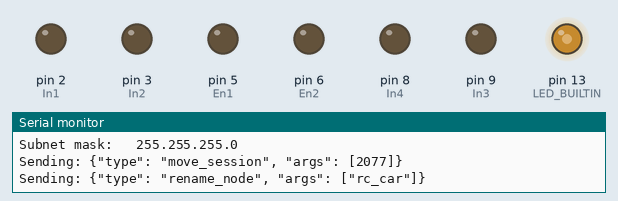
This sketch was run on a simulated Arduino Uno, built for the host (arithmetic inside an expression is 32-bit, double 64-bit). On the bench: output pins drawn as LEDs (lit = HIGH), the last lines printed to the serial monitor. WiFi joins after 1.5 s; servers stay silent unless stated.

Above: at 1.4 s.
At 2.9 s:
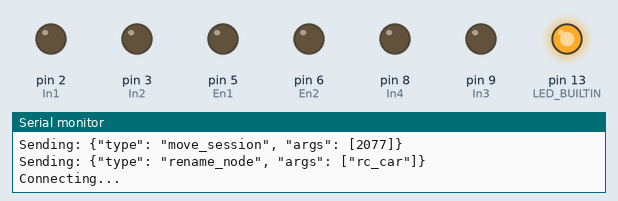
At 4.45 s:
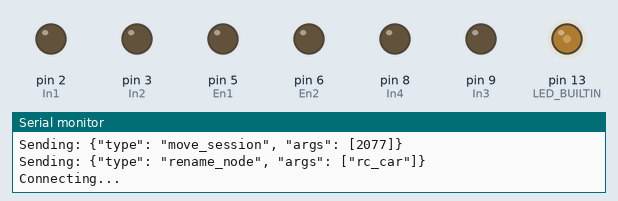
At 4.7 s:
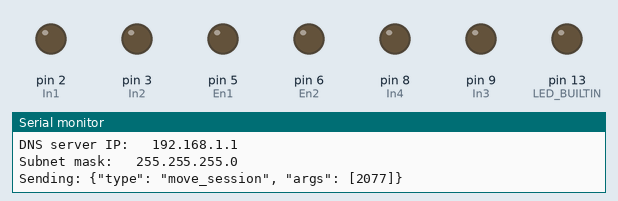
Timing chart, 0 to 9.2 s (numbered marks = the images above):
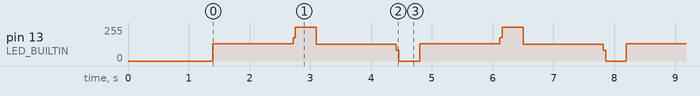

Measured:
- by itself, pin 13 (LED_BUILTIN): repeats every 3.4 s: 175/255 0.04 s, 255/255 0.34 s, 126/255 1.3 s, 80/255 0.04 s, 0/255 0.34 s, 129/255 1.3 s

The sketch:

car3.ino
```cpp
// #include "SerialDebug.h"
#include <Ethernet.h>

byte mac[] = {0xDE, 0xAD, 0xBE, 0xEF, 0xFE, 0xED};
IPAddress ip(192, 168, 1, 234);
IPAddress server(192, 168, 1, 239);
int port = 8089;

const int MAX_BUFFER = 256;

const int HEADER_LEN = 4 * sizeof(char);
const int HEADER_SIZE = HEADER_LEN * sizeof(char);

struct Buffer {  // pass by reference
  char* packet;
  char* header;
  int len;
};

struct Buffer *bufferIn;
struct Buffer *bufferOut;

EthernetClient client;

//const int LED_BUILTIN = 13;
int cycle = 0;


// RC-Values
int In1 = 2;
int In2 = 3;
int En1 = 5;

int In4 = 8;
int In3 = 9;
int En2 = 6;

String val1 = "";
String val2 = "";

int left = 0;
int right = 0;


Buffer* newBuffer() {
  Buffer* buffer = (Buffer*)malloc(sizeof(Buffer));
  *buffer = Buffer {
    .packet = (char*)malloc(MAX_BUFFER),
    .header = (char*)malloc(HEADER_LEN),
    .len = 0
  };
  return buffer;
}

void printBuffer(Buffer* buffer) {
  Serial.print("Buffer: ");
  for (int i=0; i<buffer->len; i++){
    Serial.print("\\");
    Serial.print(buffer->packet[i], DEC);
  }
  Serial.println();
}

void resizeBuffer(Buffer* buffer, int len) {
  buffer->len = len;
  for (int i=0; i<HEADER_LEN; i++)
    buffer->header[i] = (buffer->len >> (8 * i)) & ((1<<8)-1);

  if (len >= MAX_BUFFER)
    Serial.println("WARRNING BUFFER TOO SMALL");
}

void sendBuffer(Buffer* buffer) {
  Serial.print("Sending: ");
  Serial.write(buffer->packet, buffer->len);
  Serial.print("\n");

  client.write(buffer->header, HEADER_LEN);
  client.write(buffer->packet, buffer->len);
}

void send_msg(char* msg) {
  int outLen = strlen(msg);
  resizeBuffer(bufferOut, outLen);
  bufferOut->packet = msg;
  sendBuffer(bufferOut);
}

void recieveBuffer(Buffer* buffer) {
  client.read(buffer->header, HEADER_LEN);
  buffer->len = 0;
  for (int i=0; i<HEADER_LEN; i++){
    buffer->len |= buffer->header[i] >> (8 * i);
  }

  resizeBuffer(buffer, buffer->len);
  client.read(buffer->packet, buffer->len);

  // Serial.print("Recieved: ");
  // Serial.write(buffer->packet, buffer->len);
  // Serial.println();
}

void printStatus() {
  Serial.print("Local IP: \t");
  Serial.println(Ethernet.localIP());

  Serial.print("Gateway IP: \t");
  Serial.println(Ethernet.gatewayIP());

  Serial.print("DNS server IP: \t");
  Serial.println(Ethernet.dnsServerIP());

  Serial.print("Subnet mask: \t");
  Serial.println(Ethernet.subnetMask());
}

void connectionSanity() {
  while (!client.connected()) {
    Serial.println("Connecting...");
    if (client.connect(server, port)) {
      printStatus();
      send_msg("{\"type\": \"move_session\", \"args\": [2077]}");
      send_msg("{\"type\": \"rename_node\", \"args\": [\"rc_car\"]}");
      client.setTimeout(100);
    }
    else
      Serial.println("Connecting timedout!");
  }
}

void setup() {
  Serial.begin(9600);

  pinMode(LED_BUILTIN, OUTPUT);

  //RC-setup
  pinMode(En1,OUTPUT);
  pinMode(In1,OUTPUT);
  pinMode(In2,OUTPUT);
  pinMode(En2,OUTPUT);
  pinMode(In3,OUTPUT);
  pinMode(In4,OUTPUT);

  bufferIn = newBuffer();
  bufferOut = newBuffer();

  Ethernet.begin(mac, ip);
  //  Ethernet.begin(mac);
  delay(1000);
  // Serial.setTimeout(10);
  connectionSanity();

}


void loop() {
  connectionSanity();
//  Serial.print("Cycle: ");
//  Serial.println(cycle, DEC);
  digitalWrite(LED_BUILTIN, cycle%2==0);

  if (client.available()) {
    recieveBuffer(bufferIn);

    String val1 = "";
    String val2 = "";

    bool first = true;
    for (int i = 0; i < bufferIn->len-1; ++i) {
      if (bufferIn->packet[i] != '"') {
        if (bufferIn->packet[i] == '|')
          first = false;
        else {
          if (first)
            val1 += bufferIn->packet[i];
          else
            val2 += bufferIn->packet[i];
        }
      }
    }
    left = val1.toInt();
    right = val2.toInt();

    Serial.print(left, DEC);
    Serial.print('|');
    Serial.print(right, DEC);
    Serial.println();

    digitalWrite(In1, left > 0);
    digitalWrite(In2, left < 0);
    analogWrite(En1, abs(left));

    digitalWrite(In3, right > 0);
    digitalWrite(In4, right < 0);
    analogWrite(En2, abs(right));
  }

  // if (Serial.available() > 0) {
  //   int outLen = Serial.available();
  //   int newOutLen = 0;
  //   while (outLen != newOutLen) {
  //     outLen = newOutLen;
  //     delay(10);
  //     newOutLen = Serial.available();
  //   }

  //   resizeBuffer(bufferOut, outLen);
  //   for (int i=0; i<outLen; i++)
  //     bufferOut->packet[i] = Serial.read();
  //   sendBuffer(bufferOut);
  // }
  cycle++;
}
```
